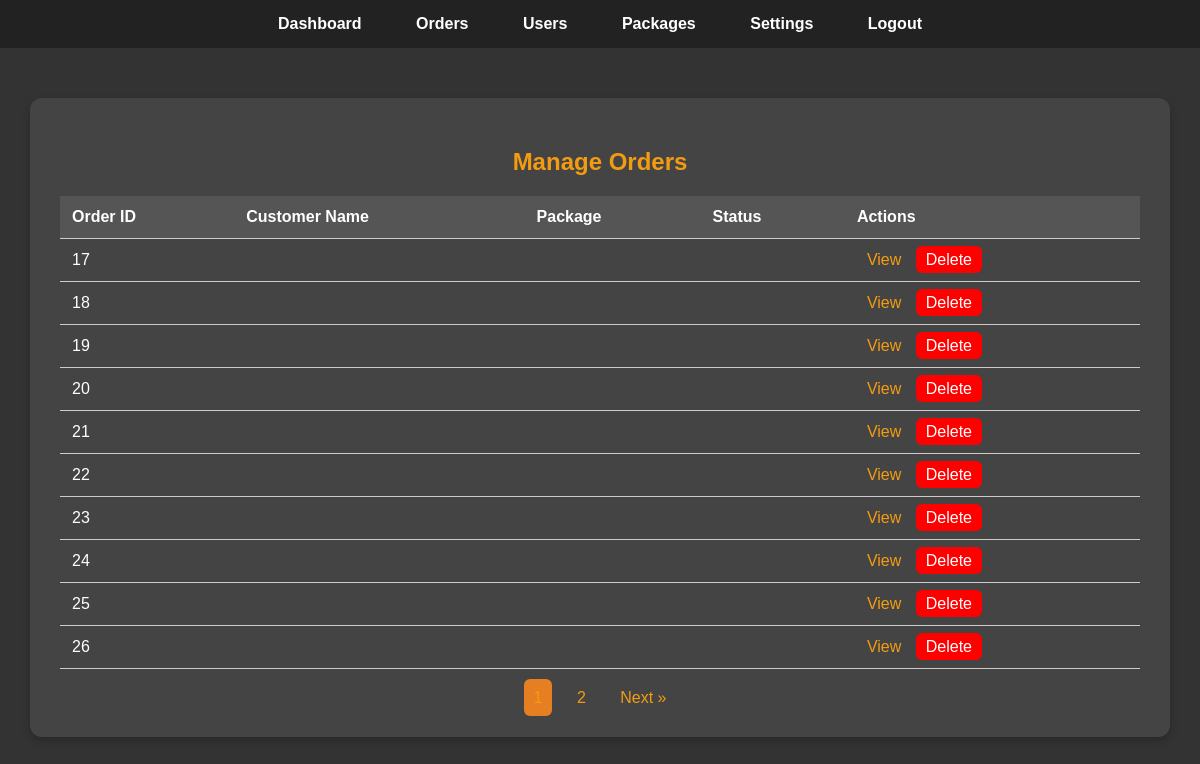
/admin/orders.php (signed in), run on the app's committed database.
### tables this page shows
CREATE TABLE `orders` (
  `id` int(11) NOT NULL,
  `customer_id` int(11) NOT NULL,
  `domain_name` varchar(255) NOT NULL,
  `package_id` int(11) NOT NULL,
  `order_date` timestamp NOT NULL DEFAULT current_timestamp(),
  `total_amount` decimal(10,2) NOT NULL
);

### admin/orders.php (the view, shortened to what this page needs)
<?php
include('header.php');
include('config.php');
$results_per_page = 10;
$stmt_count = $pdo->query('SELECT COUNT(*) FROM orders');
$total_orders = $stmt_count->fetchColumn();
$total_pages = ceil($total_orders / $results_per_page);
$current_page = isset($_GET['page']) ? (int)$_GET['page'] : 1;
$current_page = ($current_page > $total_pages) ? $total_pages : $current_page;
$current_page = ($current_page < 1) ? 1 : $current_page;
$start_row = ($current_page - 1) * $results_per_page;
$stmt = $pdo->prepare('SELECT * FROM orders LIMIT :start_row, :results_per_page');
$stmt->bindValue(':start_row', $start_row, PDO::PARAM_INT);
$stmt->bindValue(':results_per_page', $results_per_page, PDO::PARAM_INT);
$stmt->execute();
$orders = $stmt->fetchAll();
?>
<!DOCTYPE html>
<html lang="en">
<head>
    <link rel="stylesheet" href="style.css">
</head>
<body>
<div class="container">
    <h2>Manage Orders</h2>
    <table>
        <thead>
            <tr>
                <th>Order ID</th>
                <th>Customer Name</th>
                <th>Package</th>
                <th>Status</th>
                <th>Actions</th>
            </tr>
        </thead>
        <tbody>
            <?php foreach ($orders as $order): ?>
            <tr>
                <td><?php echo $order['id']; ?></td>
                <td><?php echo htmlspecialchars($order['customer_name']); ?></td>
                <td><?php echo htmlspecialchars($order['package_name']); ?></td>
                <td><?php echo htmlspecialchars($order['status']); ?></td>
                <td>
                    <a href="view_order.php?id=<?php echo $order['id']; ?>">View</a>
                    <a href="orders.php?delete_id=<?php echo $order['id']; ?>" class="btn-delete" onclick="return confirm('Are you sure you want to delete this order?')">Delete</a>
                </td>
            </tr>
            <?php endforeach; ?>
        </tbody>
    </table>
    <div class="pagination">
        <?php for ($page = 1; $page <= $total_pages; $page++): ?>
            <a href="orders.php?page=<?php echo $page; ?>" <?php if ($page == $current_page) echo 'style="background-color: #e67e22;"'; ?>><?php echo $page; ?></a>
        <?php endfor; ?>
        <?php if ($current_page < $total_pages): ?>
            <a href="orders.php?page=<?php echo $current_page + 1; ?>">Next »</a>
        <?php endif; ?>
    </div>
</div>
</body>
</html>

### admin/style.css (style rules this page uses)
body { font-family: Arial, sans-serif; background-color: #333; color: white; margin: 0; padding: 0; }
.container { padding: 20px; }

### admin/orders.php (style rules this page uses)
body { font-family: Arial, sans-serif; background-color: #333; color: #fff; margin: 0; padding: 0; }
.container { width: 90%; margin: 50px auto; padding: 30px; background-color: #444; border-radius: 12px; box-shadow: 0 4px 10px rgba(0, 0, 0, 0.2); }
h2 { text-align: center; color: #f39c12; }
table { width: 100%; border-collapse: collapse; margin-top: 20px; }
table th, table td { padding: 12px; text-align: left; border-bottom: 1px solid #ccc; }
table th { background-color: #555; color: #fff; }
table td { background-color: #444; }
a { color: #f39c12; text-decoration: none; padding: 5px 10px; border-radius: 6px; transition: background-color 0.3s; }
.btn-delete { color: #fff; background-color: red; padding: 5px 10px; text-decoration: none; border-radius: 6px; transition: background-color 0.3s; }
.pagination { margin-top: 20px; text-align: center; }
.pagination a { color: #f39c12; padding: 10px; text-decoration: none; margin: 0 5px; border-radius: 6px; }

### data on the page
orders: id "17"
orders: id "18"
orders: id "19"
orders: id "20"
orders: id "21"
orders: id "22"
orders: id "23"
orders: id "24"
orders: id "25"
orders: id "26"
